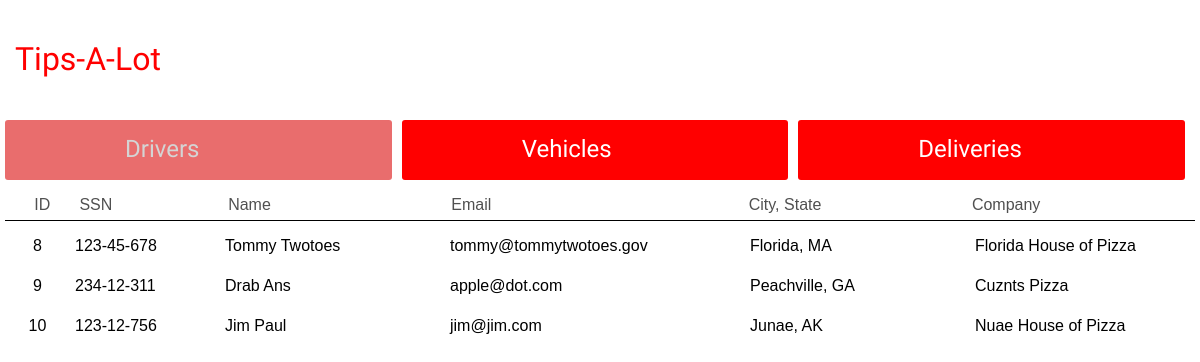
The page /list/drivers/ on the database its author committed.
### delivery/models.py (models this page shows, shortened)
class Driver(models.Model):
    STATE_CHOICES = [
      ('AL', 'Alabama'),
      ('AK', 'Alaska'),
      ('AZ', 'Arizona'),
      ('AR', 'Arkansa'),
      ('CA', 'California'),
      ('CO', 'Colorado'),
      ('CT', 'Connecticut'),
      ('DE', 'Delaware'),
      ('FL', 'Florida'),
      ('GA', 'Georgia'),
      ('HI', 'Hawaii'),
      ('ID', 'Idaho'),
      ('IL', 'Illinois'),
      ('IN', 'Indiana'),
      ('KS', 'Kansas'),
      ('KY', 'Kentucky'),
      ('LA', 'Lousianna'),
      ('ME', 'Maine'),
      ('MD', 'Maryland'),
      ('MA', 'Massachusetts'),
      ('MI', 'Michigan'),
      ('MN', 'Minnesota'),
      ('MS', 'Mississippi'),
      ('MO', 'Missouri'),
      ('MT', 'Montana'),
      ('NE', 'Nebraska'),
      ('NV', 'Nevada'),
      ('NH', 'New Hampshire'),
      ('NJ', 'New Jersey'),
      ('NM', 'New Mexico'),
      ('NY', 'New York'),
      ('NC', 'North Carolina'),
      ('ND', 'North Dakota'),
      ('OH', 'Ohio'),
      ('OR', 'Oregon'),
      ('PA', 'Pennsylvania'),
      ('RI', 'Rhode Island'),
      ('SC', 'South Carolina'),
      ('SD', 'South Dakota'),
      ('TN', 'Tennessee'),
      ('TX', 'Texas'),
      ('UT', 'Utah'),
      ('VT', 'Vermont'),
      ('VA', 'Virginia'),
      ('WA', 'Washington'),
      ('WV', 'West Virginia'),
      ('WI', 'Wisconsin'),
      ('WY', 'Wyoming')
    ]
    user_id = models.AutoField(primary_key=True)
    ssn = models.CharField(max_length=10)
    name = models.CharField(max_length=50)
    email = models.CharField(max_length=80)
    state = models.CharField(max_length=80, choices=STATE_CHOICES)
    city = models.CharField(max_length=80)
    company = models.CharField(max_length=80)

### delivery/views.py (the view)
# urls.py: path('list/drivers/', driver_list, name='driver_list'),
def driver_list(request):
    drivers = Driver.objects.all()
    return render(request, 'driver_list.html', {'drivers': drivers})

### templates/driver_list.html (shortened to what this page needs)
{% extends "base.html" %}
{% block content %}
<div class="navigation">
  <a href="{% url 'driver_list' %}" class="navigation__link navigation__link--disabled">Drivers</a>
  <a href="{% url 'vehicle_list' %}" class="navigation__link">Vehicles</a>
  <a href="{% url 'delivery_list' %}" class="navigation__link">Deliveries</a>
</div>
<div class="list">
  <div class="driver-db driver-labels">
    <p class="driver-db__id">ID</p>
    <p class="driver-db__ssn">SSN</p>
    <p class="driver-db__name">Name</p>
    <p class="driver-db__email">Email</p>
    <p class="driver-db__location">City, State</p>
    <p class="driver-db__company">Company</p>
  </div>
  {% for driver in drivers %}
  <div class="driver-db list__entry">
    <p class="driver-db__id">{{ driver.user_id }}</p>
    <p class="driver-db__ssn">{{ driver.ssn }}</p>
    <p class="driver-db__name">{{ driver.name }}</p>
    <p class="driver-db__email">{{ driver.email }}</p>
    <p class="driver-db__location">{{ driver.city }}, {{ driver.state }}</p>
    <p class="driver-db__company">{{ driver.company }}</p>
  </div>
  {% endfor %}
</div>
{% endblock content %}

### static/css/style.css (style rules this page uses)
body { margin: 0; }
.navigation { width: calc(100vw - 10px); height: 60px; display: flex; align-items: stretch; }
.navigation__link { height: 45px; margin: 0 5px 0 5px; padding: 15px 0 0 10vw; background-color: red; color: white; border-radius: 3px; font-family: 'Lobster', cursive; font-size: 1.5em; text-decoration: none; flex: 1; }
.navigation__link--disabled { background-color: #e96d6d; color: #d4d4d4; pointer-events: none; }
.driver-db { display: grid; grid-template-columns: 1fr 2fr 3fr 4fr 3fr 3fr; grid-template-rows: 40px; font-family: 'American Typewriter', sans-serif; }
.driver-labels { color: #505050; margin: auto 5px; border-bottom: 1px solid black; }
.driver-db__id { grid-column: 1 / 2; text-align: center; }
.driver-db__ssn { grid-column: 2 / 3; text-align: left; }
.driver-db__name { grid-column: 3 / 4; text-align: left; }
.driver-db__email { grid-column: 4 / 5; text-align: left; }
.driver-db__location { grid-column: 5 / 6; text-align: left; }
.driver-db__company { grid-column: 6 / 7; text-align: left; }

### rows shown on the page
Driver: user_id "8", ssn "123-45-678", name "Tommy Twotoes", email "tommy@tommytwotoes.gov", city "Florida", state "MA", company "Florida House of Pizza"
Driver: user_id "9", ssn "234-12-311", name "Drab Ans", email "apple@dot.com", city "Peachville", state "GA", company "Cuznts Pizza"
Driver: user_id "10", ssn "123-12-756", name "Jim Paul", email "jim@jim.com", city "Junae", state "AK", company "Nuae House of Pizza"
